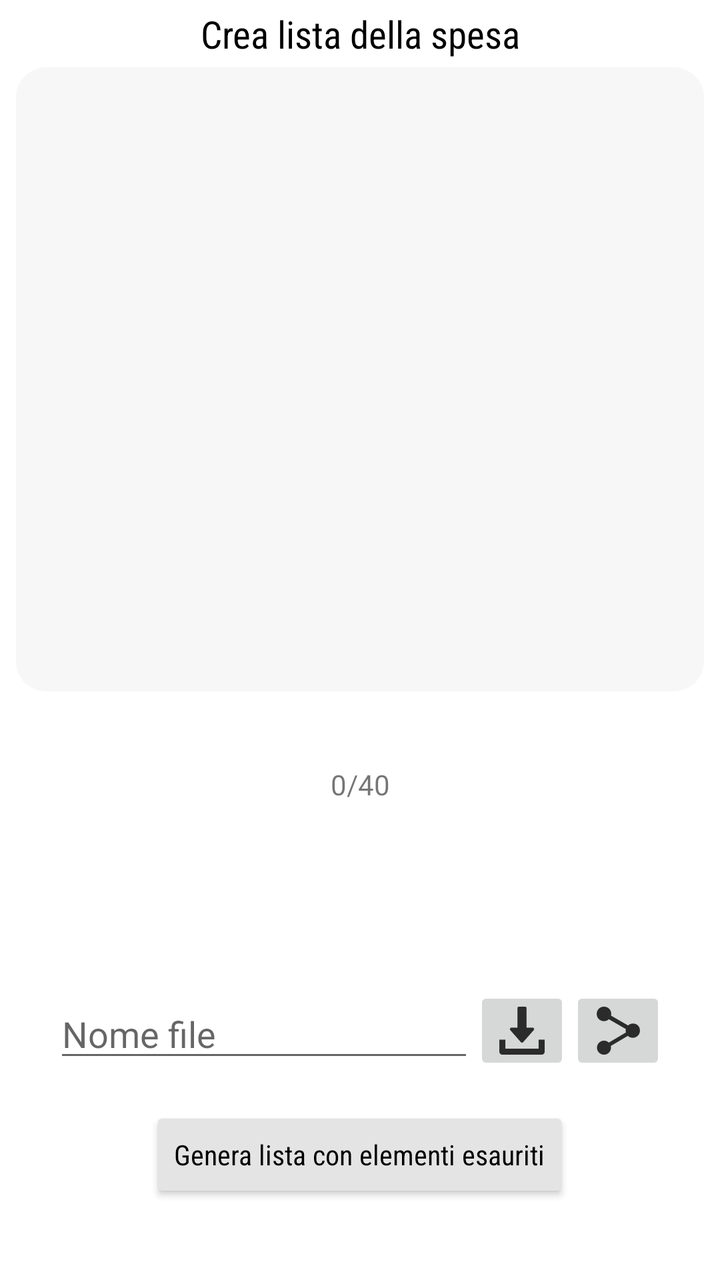
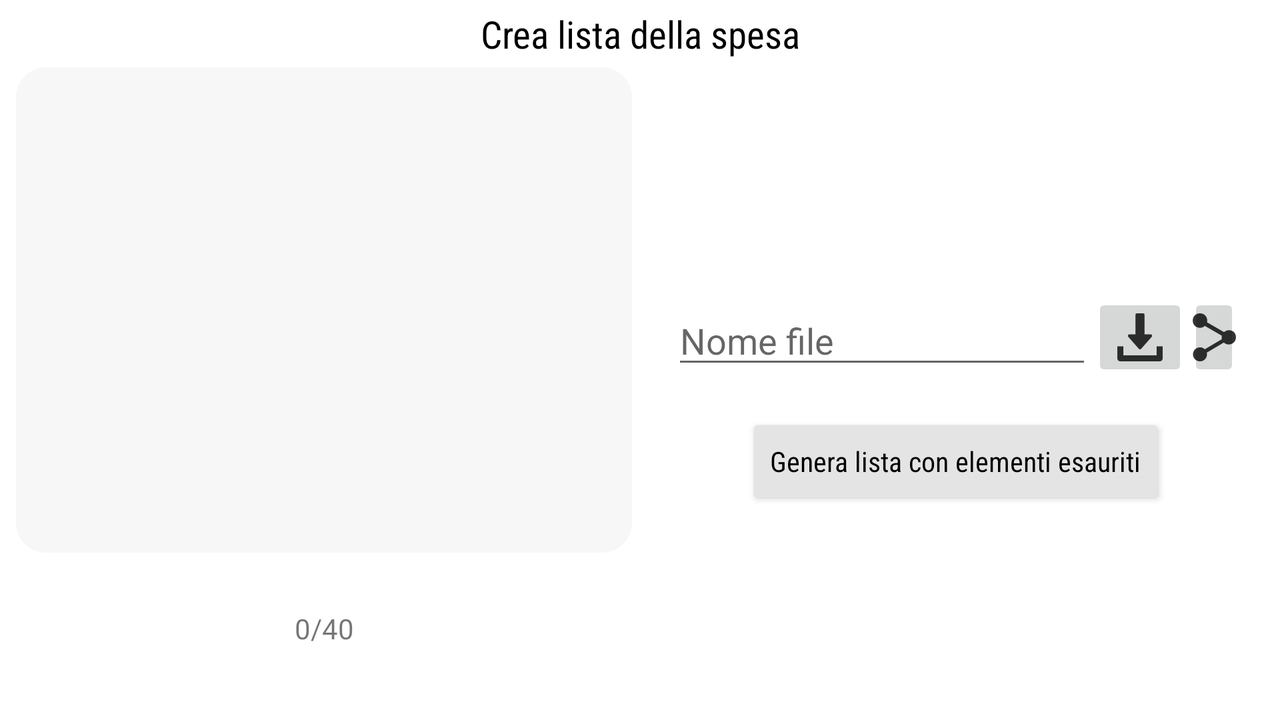

Compare how this app lays out the same screen by default and in its alternative resource folder. The renders come first, then the two layout files and the values they reference.
<!-- AndroidManifest.xml: application theme Theme.TrackingMyPantryGiacomoChiniLAM -->
<!-- res/layout/shopping_fragment.xml -->
<?xml version="1.0" encoding="utf-8"?>
<LinearLayout xmlns:android="http://schemas.android.com/apk/res/android"
    xmlns:app="http://schemas.android.com/apk/res-auto"
    xmlns:tools="http://schemas.android.com/tools"
    tools:context=".ui.shopping.ShoppingFragment"
    android:layout_width="match_parent"
    android:layout_height="match_parent"
    android:orientation="vertical"
    android:padding="4dp"
    android:layout_margin="4dp"
    android:weightSum="3">

    <TextView
        android:id="@+id/textView"
        android:layout_width="match_parent"
        android:layout_height="wrap_content"
        android:text="@string/shoppingTitle"
        android:textSize="19dp"
        android:textAlignment="center"
        android:gravity="center"
        style="@style/defTextView"
        android:layout_weight="0"/>

    <LinearLayout
        android:layout_width="match_parent"
        android:layout_height="match_parent"
        android:layout_margin="4dp"
        android:orientation="vertical"
        android:layout_weight="1"
        android:weightSum="5">

        <androidx.recyclerview.widget.RecyclerView
            android:id="@+id/shoppingRecyclerView"
            android:layout_width="match_parent"
            android:layout_height="wrap_content"
            android:background="@drawable/layout_pantry_list"
            android:gravity="center"
            android:padding="8dp"
            android:layout_weight="4">

        </androidx.recyclerview.widget.RecyclerView>

        <TextView
            android:id="@+id/counter"
            android:layout_width="match_parent"
            android:layout_height="wrap_content"
            android:gravity="center"
            android:textAlignment="center"
            android:text="@string/shoppingCounter"
            android:layout_weight="1"/>

    </LinearLayout>

    <LinearLayout
        android:layout_width="match_parent"
        android:layout_height="match_parent"
        android:orientation="vertical"
        android:gravity="center"
        android:layout_weight="2">

        <LinearLayout
            android:layout_width="match_parent"
            android:layout_height="wrap_content"
            android:orientation="horizontal"
            android:gravity="center"
            android:layout_margin="16dp">
            <EditText
                android:id="@+id/fileName"
                android:layout_width="wrap_content"
                android:layout_height="wrap_content"
                android:ems="10"
                android:inputType="textPersonName"
                android:text=""
                android:hint="@string/shoppingFileName" />
            <ImageButton
                android:id="@+id/downloadBtn"
                android:layout_width="wrap_content"
                android:layout_height="wrap_content"
                android:src="@drawable/download_logo" />
            <ImageButton
                android:id="@+id/shareBtn"
                android:layout_width="wrap_content"
                android:layout_height="wrap_content"
                android:src="@drawable/share_logo" />

        </LinearLayout>
        <Button
            android:id="@+id/emptyCartBtn"
            style="@style/defButton"
            android:layout_width="wrap_content"
            android:layout_height="wrap_content"
            android:text="@string/shoppingCreate" />
    </LinearLayout>

</LinearLayout>
<!-- resources referenced by this layout -->
<resources>
  <!-- drawable download_logo: png bitmap (drawable-hdpi, 305 bytes) -->
  <!-- drawable layout_pantry_list (drawable) -->
  <?xml version="1.0" encoding="UTF-8"?>
  <shape xmlns:android="http://schemas.android.com/apk/res/android">
  
      <solid android:color="#F8F7F7"/>
      <corners android:radius="15dp" />
  </shape>
  <!-- drawable share_logo: png bitmap (drawable-hdpi, 542 bytes) -->
  <string name="shoppingCounter">0/40</string>
  <string name="shoppingCreate">Genera lista con elementi esauriti</string>
  <string name="shoppingFileName">Nome file</string>
  <string name="shoppingTitle">Crea lista della spesa</string>
  <style name="defButton">
          <item name="android:backgroundTint">#E4E4E4</item>
          <item name="android:textColor">@color/black</item>
          <item name="android:textAllCaps">false</item>
          <item name="android:fontFamily">sans-serif-condensed</item>
      </style>
  <style name="defTextView">
          <item name="android:backgroundTint">#E4E4E4</item>
          <item name="android:textColor">@color/black</item>
          <item name="android:textAllCaps">false</item>
          <item name="android:fontFamily">sans-serif-condensed</item>
      </style>
  <style name="Theme.TrackingMyPantryGiacomoChiniLAM" parent="Theme.MaterialComponents.DayNight.DarkActionBar">
          
          <item name="colorPrimary">@color/green_2</item>
          <item name="colorPrimaryVariant">@color/green_1</item>
          <item name="colorOnPrimary">@color/white</item>
          
          <item name="colorSecondary">@color/green_3</item>
          <item name="colorSecondaryVariant">@color/green_4</item>
          <item name="colorOnSecondary">@color/black</item>
          
          <item name="android:statusBarColor" tools:targetApi="l">?attr/colorPrimaryVariant</item>
          
          <item name="windowActionBar">false</item>
          <item name="windowNoTitle">true</item>
      </style>
  <color name="black">#000000</color>
  <color name="green_2">#27872B</color>
  <color name="green_1">#105A13</color>
  <color name="white">#FFFFFFFF</color>
  <color name="green_3">#7CAF40</color>
  <color name="green_4">#CDDC39</color>
</resources>
<!-- res/layout-land/shopping_fragment.xml (the author's variant of the layout above) -->
<!-- drawn on the phone turned sideways -->
<?xml version="1.0" encoding="utf-8"?>
<LinearLayout xmlns:android="http://schemas.android.com/apk/res/android"
    xmlns:app="http://schemas.android.com/apk/res-auto"
    xmlns:tools="http://schemas.android.com/tools"
    tools:context=".ui.shopping.ShoppingFragment"
    android:layout_width="match_parent"
    android:layout_height="match_parent"
    android:orientation="vertical"
    android:padding="4dp"
    android:layout_margin="4dp">

    <TextView
        android:id="@+id/textView"
        android:layout_width="match_parent"
        android:layout_height="wrap_content"
        android:text="@string/shoppingTitle"
        android:textSize="19dp"
        android:textAlignment="center"
        android:gravity="center"
        style="@style/defTextView"/>

    <LinearLayout
        android:layout_width="match_parent"
        android:layout_height="match_parent"
        android:orientation="horizontal">

        <LinearLayout
            android:layout_width="match_parent"
            android:layout_height="match_parent"
            android:layout_margin="4dp"
            android:layout_weight="1"
            android:orientation="vertical"
            android:weightSum="5">

            <androidx.recyclerview.widget.RecyclerView
                android:id="@+id/shoppingRecyclerView"
                android:layout_width="match_parent"
                android:layout_height="wrap_content"
                android:background="@drawable/layout_pantry_list"
                android:gravity="center"
                android:padding="8dp"
                android:layout_weight="4">

            </androidx.recyclerview.widget.RecyclerView>

            <TextView
                android:id="@+id/counter"
                android:layout_width="match_parent"
                android:layout_height="wrap_content"
                android:gravity="center"
                android:text="@string/shoppingCounter"
                android:textAlignment="center"
                android:layout_weight="1"/>

        </LinearLayout>

        <LinearLayout
            android:layout_width="match_parent"
            android:layout_height="match_parent"
            android:layout_weight="1"
            android:gravity="center"
            android:orientation="vertical">

            <LinearLayout
                android:layout_width="match_parent"
                android:layout_height="wrap_content"
                android:layout_margin="16dp"
                android:gravity="center"
                android:orientation="horizontal">

                <EditText
                    android:id="@+id/fileName"
                    android:layout_width="wrap_content"
                    android:layout_height="wrap_content"
                    android:ems="10"
                    android:hint="@string/shoppingFileName"
                    android:inputType="textPersonName"
                    android:text="" />

                <ImageButton
                    android:id="@+id/downloadBtn"
                    android:layout_width="wrap_content"
                    android:layout_height="wrap_content"
                    android:src="@drawable/download_logo" />

                <ImageButton
                    android:id="@+id/shareBtn"
                    android:layout_width="wrap_content"
                    android:layout_height="wrap_content"
                    android:src="@drawable/share_logo" />

            </LinearLayout>

            <Button
                android:id="@+id/emptyCartBtn"
                style="@style/defButton"
                android:layout_width="wrap_content"
                android:layout_height="wrap_content"
                android:text="@string/shoppingCreate" />

        </LinearLayout>

    </LinearLayout>

</LinearLayout>
